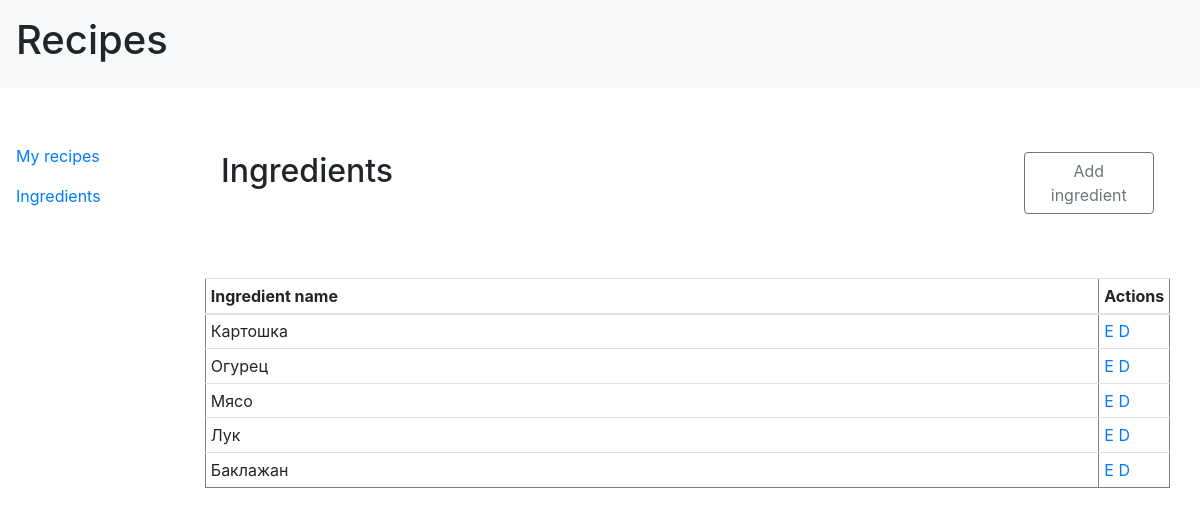
The app's page /ingredients.php with its own data.
### tables this page shows
CREATE TABLE `ingredients` (
  `id` int(11) NOT NULL AUTO_INCREMENT,
  `name` varchar(50) NOT NULL DEFAULT 'ingredient',
  PRIMARY KEY (`id`)
);

### Connection.php (called while the page is built, shortened)
<?php
class Connection
{
    protected static $instance;
    protected $pdo;
    protected function __construct()
    {
        $dsn = 'mysql:dbname=book;host=localhost;charset=utf8';
        $login = 'root';
        $password = '';
        $this->pdo = new PDO($dsn, $login, $password);
    }
    public static function getInstance()
    {
        if (!self::$instance) {
            self::$instance = new Connection();
        }
        return self::$instance;
    }
    public function query($sql, $param = array())
    {
        $statement = $this->pdo->prepare($sql);
        $statement->execute((array)$param);
        return $statement->fetchAll(PDO::FETCH_ASSOC);
    }
    public function getAll($table)
    {
        return $result = $this->query("SELECT * FROM `$table`");
    }
}

### ingredients.php (the view, shortened to what this page needs)
<?php
require_once('Connection.php');
$connection = Connection::getInstance();
$table = 'ingredients';
$allInDatabase = $connection->getAll($table);
$quantity = count($allInDatabase);
?>
<!DOCTYPE html>
<html>
<head>
    <link rel="stylesheet" href="https://stackpath.bootstrapcdn.com/bootstrap/4.3.1/css/bootstrap.min.css"
>
</head>
<body>
<div class="container-left shadow-none p-3 mb-5 bg-light rounded">
    <div class="row">
        <div class="col">
            <h1>Recipes</h1>
        </div>
    </div>
</div>
<div class="container-left">
    <div class="row">
        <div class="col-2">
            <ul class="nav nav-pills flex-column">
                <li class="nav-item">
                    <a class="nav-link" href="index.php">My recipes</a>
                </li>
                <li class="nav-item">
                    <a class="nav-link" href="ingredients.php">Ingredients</a>
                </li>
            </ul>
        </div>
        <div class="col-10 row">
            <div class="container">
                <div class="container shadow-none p-3 mb-5 rounded">
                    <div class="row">
                        <div class="col-md-3">
                            <h2>Ingredients</h2>
                        </div>
                        <div class="col-md-2 ml-auto">
                            <a class="btn btn-outline-secondary" href="addNewingredient.php" role="button">Add ingredient</a>
                        </div>
                    </div>
                </div>
                <table class="table table table-sm table-hover" width="80%" border="1">
                    <thead>
                    <tr>
                        <th scope="col" width="95%">Ingredient name</th>
                        <th scope="col" width="5%">Actions</th>
                    </tr>
                    </thead>
                    <tbody>
                    <?php
                    for ($i = 0; $i < $quantity; $i++) {
                        $row = $allInDatabase["$i"];
                        echo '<tr>
                                <td>' . $row['name'] . '</td>
                                <td>
                                <a href="addNewingredient.php?id=' . $row['id'] . '">E</a>
                                <a href="#" onclick="if(window.confirm(\'Are you sure you want to delete the recipe?\')) { window.location = \'deleteItem.php?id='. $row['id'] . '&table=' . $table . '&place=ingredients' . '\'; } return false;">D</a>
                            </td>
                        </tr>';
                    }
                    ?>
                    </tbody>
                </table>
            </div>
        </div>
    </div>
</div>
</body>
</html>

### records on screen
ingredients: name "Картошка"
ingredients: name "Огурец"
ingredients: name "Мясо"
ingredients: name "Лук"
ingredients: name "Баклажан"
